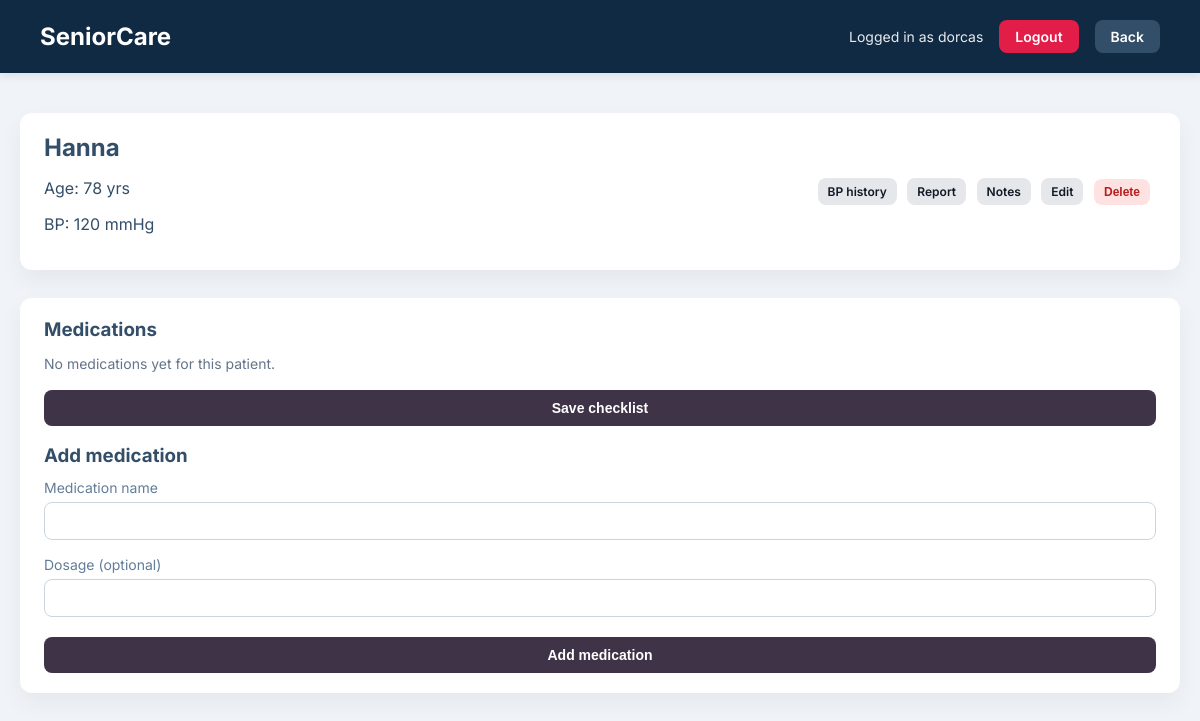
The page /residents/1/medications (signed in) on the database its author committed.
### tables this page shows
CREATE TABLE residents (
    id INTEGER PRIMARY KEY AUTOINCREMENT,
    name TEXT,
    age INTEGER,
    bp INTEGER
);

### care.py (the view, shortened to what this page needs)
@app.route("/residents/<int:resident_id>/medications", methods=["GET", "POST"])
@login_required
def resident_medications(resident_id):
    db = get_db_connection()
    resident = db.execute(
        "SELECT * FROM residents WHERE id = ?", (resident_id,)
    ).fetchone()
    if not resident:
        db.close()
        flash("Patient not found.", "error")
        return redirect(url_for("home"))
    today = date.today().isoformat()
    medications = db.execute(
        "SELECT id, name, dosage FROM medications WHERE resident_id = ? ORDER BY created_at DESC",
        (resident_id,),
    ).fetchall()
    given_medication_ids = set()
    db.close()
    return render_template(
        "medications_page.html",
        resident=resident,
        medications=medications,
        given_medication_ids=given_medication_ids,
        today=today,
        username=session.get("username"),
    )

### care.py (called while the page is built)
def get_db_connection():
    conn = sqlite3.connect("Seniorcare.db")
    conn.row_factory = sqlite3.Row
    return conn

def login_required(view):
    @wraps(view)
    def wrapped_view(**kwargs):
        if "user_id" not in session:
            return redirect(url_for("login"))
        return view(**kwargs)
    return wrapped_view

### templates/medications_page.html (shortened to what this page needs)
<!DOCTYPE html>
<html lang="en">
<head>
    <link rel="stylesheet" href="{{ url_for('static', filename='style.css') }}">
</head>
<body>
    <div class="header">
        <h1>SeniorCare</h1>
        <div class="header-right">
            {% if username %}
                <span class="user-info">Logged in as {{ username }}</span>
                <a href="{{ url_for('logout') }}" class="btn-logout">Logout</a>
            {% endif %}
            <a href="{{ url_for('home') }}" class="btn-logout" style="background-color:#334e68;">Back</a>
        </div>
    </div>
    <div class="container">
        <div class="card patient-header">
            <div class="patient-main">
                <h2>{{ resident['name'] }}</h2>
                <p>Age: {{ resident['age'] }} yrs</p>
                <p>BP: {{ resident['bp'] }} mmHg</p>
            </div>
            <div class="patient-actions">
                <a href="{{ url_for('bp_history', resident_id=resident['id']) }}" class="btn-small">BP history</a>
                <a href="{{ url_for('doctor_summary', resident_id=resident['id']) }}" class="btn-small">Report</a>
                <a href="{{ url_for('resident_notes', resident_id=resident['id']) }}" class="btn-small">Notes</a>
                <a href="{{ url_for('edit_resident', resident_id=resident['id']) }}" class="btn-small">Edit</a>
                <form method="post" action="{{ url_for('delete_resident', resident_id=resident['id']) }}" onsubmit="return confirm('Are you sure you want to delete this patient?');">
                    <button type="submit" class="btn-small btn-small-danger">Delete</button>
                </form>
            </div>
        </div>
        <div class="medications-section">
            <div class="medications-header">
                <h3>Medications</h3>
            </div>
            <form method="post" class="med-check-form">
                {% if medications %}
                    <div class="med-list">
                        {% for med in medications %}
                            <div class="med-row">
                                <label class="med-item">
                                    <input
                                        type="checkbox"
                                        name="given_ids"
                                        value="{{ med['id'] }}"
                                        {% if med['id'] in given_medication_ids %}checked{% endif %}
                                    >
                                    <span class="med-text">
                                        <strong>{{ med['name'] }}</strong>
                                        {% if med['dosage'] %}
                                            <span class="med-dosage">({{ med['dosage'] }})</span>
                                        {% endif %}
                                    </span>
                                </label>
                                <form method="post" action="{{ url_for('delete_medication', resident_id=resident['id'], medication_id=med['id']) }}" onsubmit="return confirm('Remove this medication?');">
                                    <button type="submit" class="btn-small btn-small-danger">Remove</button>
                                </form>
                            </div>
                        {% endfor %}
                    </div>
                {% else %}
                    <p class="no-notes">No medications yet for this patient.</p>
                {% endif %}
                <button type="submit" class="btn-primary" {% if not medications %}disabled{% endif %}>
                    Save checklist
                </button>
            </form>
            <div class="med-add" id="med-add">
                <h3>Add medication</h3>
                <form method="post" class="med-add-form">
                    <div class="form-group">
                        <label for="med_name">Medication name</label>
                        <input id="med_name" name="med_name" type="text" required>
                    </div>
                    <div class="form-group">
                        <label for="med_dosage">Dosage (optional)</label>
                        <input id="med_dosage" name="med_dosage" type="text">
                    </div>
                    <button type="submit" class="btn-primary">Add medication</button>
                </form>
            </div>
        </div>
    </div>
</body>
</html>

### static/style.css (style rules this page uses)
body { background-color: #f0f4f8; font-family: 'Inter', sans-serif; margin: 0; padding: 0; color: #334e68; }
.header { background-color: #102a43; color: white; padding: 20px 40px; display: flex; justify-content: space-between; align-items: center; box-shadow: 0 2px 10px rgba(0,0,0,0.1); }
.header h1 { margin: 0; font-size: 24px; }
.container { max-width: 1200px; margin: 40px auto; padding: 0 20px; }
.card { background: white; border-radius: 12px; box-shadow: 0 10px 25px rgba(0,0,0,0.05); overflow: hidden; }
.header-right { display: flex; align-items: center; gap: 16px; }
.user-info { font-size: 14px; opacity: 0.9; }
.btn-logout { background-color: #e11d48; color: white; text-decoration: none; padding: 8px 16px; border-radius: 8px; font-size: 14px; font-weight: 600; }
.form-group { margin-bottom: 16px; }
.form-group label { display: block; margin-bottom: 6px; font-size: 14px; color: #627d98; }
.form-group input { width: 100%; padding: 10px 12px; border-radius: 8px; border: 1px solid #cbd5e1; font-size: 14px; box-sizing: border-box; }
.btn-primary { width: 100%; background-color: #3e3347; color: white; border: none; padding: 10px 16px; border-radius: 8px; font-weight: 600; font-size: 14px; cursor: pointer; margin-top: 4px; }
.patient-header { padding: 20px 24px; margin-bottom: 24px; }
.patient-main h2 { margin: 0 0 8px; }
.no-notes { font-size: 14px; color: #64748b; }
.btn-small { display: inline-block; padding: 6px 10px; border-radius: 8px; border: none; background: #e5e7eb; color: #111827; font-size: 12px; font-weight: 600; text-decoration: none; cursor: pointer; margin-right: 6px; }
.btn-small-danger { background: #fee2e2; color: #b91c1c; }
.patient-header { display: flex; justify-content: space-between; align-items: center; }
.patient-actions form { display: inline; }
.medications-section { margin-top: 28px; background: white; border-radius: 12px; box-shadow: 0 10px 25px rgba(0,0,0,0.05); padding: 20px 24px; }
.medications-header h3 { margin: 0 0 14px; color: #334e68; }
.med-check-form { margin-bottom: 18px; }
.med-add { margin-top: 6px; }
.med-add h3 { margin: 0 0 12px; color: #334e68; }

### rows shown on the page
residents: name "Hanna", age "78", bp "120"

### other values the page prints
{{ username }} "dorcas"
